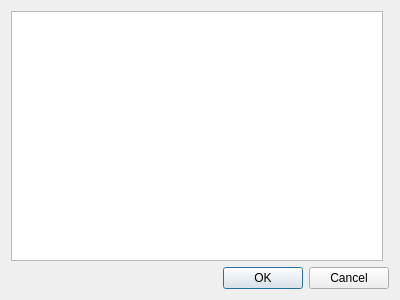
<?xml version="1.0" encoding="UTF-8"?>
<ui version="4.0">
 <class>Dialog</class>
 <widget class="QDialog" name="Dialog">
  <property name="geometry">
   <rect>
    <x>0</x>
    <y>0</y>
    <width>400</width>
    <height>300</height>
   </rect>
  </property>
  <property name="windowTitle">
   <string>Dialog</string>
  </property>
  <layout class="QVBoxLayout" name="verticalLayout_2">
   <item>
    <layout class="QVBoxLayout" name="verticalLayout">
     <item>
      <layout class="QHBoxLayout" name="horizontalLayout">
       <item>
        <widget class="QTreeView" name="ConfigurationTree"/>
       </item>
       <item>
        <widget class="QFrame" name="ConfigurationFrame">
         <property name="frameShape">
          <enum>QFrame::StyledPanel</enum>
         </property>
         <property name="frameShadow">
          <enum>QFrame::Raised</enum>
         </property>
        </widget>
       </item>
      </layout>
     </item>
     <item>
      <widget class="QDialogButtonBox" name="buttonBox">
       <property name="standardButtons">
        <set>QDialogButtonBox::Cancel|QDialogButtonBox::Ok</set>
       </property>
      </widget>
     </item>
    </layout>
   </item>
  </layout>
 </widget>
 <resources/>
 <connections/>
</ui>
